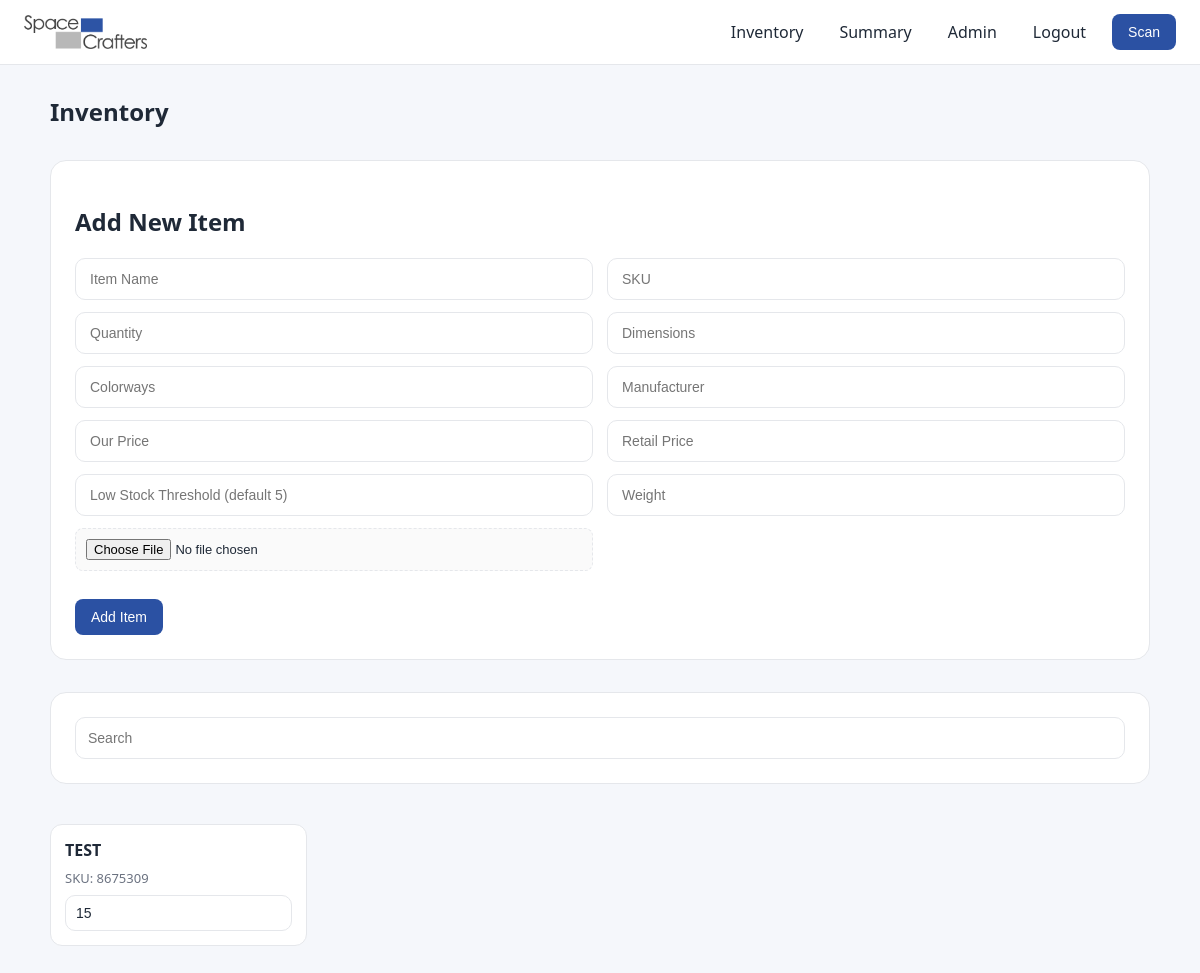
The page / (signed in) on the database its author committed.
### models.py (models this page shows, shortened)
class Item(db.Model):
    __tablename__ = "items"
    id = db.Column(db.Integer, primary_key=True)
    name = db.Column(db.String(200), nullable=False)
    sku = db.Column(db.String(100), unique=True, nullable=False)
    quantity = db.Column(db.Integer, default=0)
    weight = db.Column(db.String(50))
    dimensions = db.Column(db.String(200))
    colorways = db.Column(db.String(200))
    manufacturer = db.Column(db.String(200))
    cost_price = db.Column(db.Float, default=0)
    retail_price = db.Column(db.Float, default=0)
    low_stock_threshold = db.Column(db.Integer, default=5)
    order_link = db.Column(db.String(300))
    barcode_path = db.Column(db.String(300))
    image_path = db.Column(db.String(300))

### app.py (the view, shortened to what this page needs)
@app.route("/", methods=["GET", "POST"])
@login_required
def index():
    items = Item.query.all()
    return render_template("index.html", items=items)

### app.py (called while the page is built)
@login_manager.user_loader
def load_user(user_id):
    return db.session.get(User, int(user_id))

### models.py (called while the page is built)
    @property
    def is_active(self):
        return True

    @property
    def is_admin(self):
        return self.role == "admin"

### templates/index.html (shortened to what this page needs)
{% extends "base.html" %}
{% block content %}
<div class="page-header">
  <h2>Inventory</h2>
</div>
<div class="container">
  <div class="card">
    <h2>Add New Item</h2>
    <form method="POST" action="{{ url_for('index') }}" enctype="multipart/form-data">
      <div class="form-row">
        <input type="text" name="name" placeholder="Item Name" required>
        <input type="text" name="sku" placeholder="SKU">
      </div>
      <div class="form-row">
        <input type="number" name="quantity" placeholder="Quantity">
        <input type="text" name="dimensions" placeholder="Dimensions">
      </div>
      <div class="form-row">
        <input type="text" name="colorways" placeholder="Colorways">
        <input type="text" name="manufacturer" placeholder="Manufacturer">
      </div>
      <div class="form-row">
        <input type="number" step="0.01" name="cost_price" placeholder="Our Price">
        <input type="number" step="0.01" name="retail_price" placeholder="Retail Price">
      </div>
      <div class="form-row">
        <input type="number" name="low_stock_threshold" placeholder="Low Stock Threshold (default 5)">
        <input type="text" name="weight" placeholder="Weight">
      </div>
      <div class="form-row">
        <input type="file" name="image">
      </div>
      <button type="submit" class="primary-btn">Add Item</button>
    </form>
  </div>
  <div class="card">
    <input type="text" id="searchInput" placeholder="Search">
  </div>
<div class="item-grid">
  {% for item in items %}
  <div class="item-card" data-id="{{ item.id }}">
    <h3>{{ item.name }}</h3>
    <p>SKU: {{ item.sku }}</p>
    <input
      id="qty-{{ item.id }}"
      type="number"
      value="{{ item.quantity }}"
      onclick="event.stopPropagation()"
      onchange="updatePreviewQty({{ item.id }}, this.value)"
    >
  </div>
  {% endfor %}
</div>
{% endblock %}

### static/style.css (style rules this page uses)
:root { --primary: #2b51a3; --primary-hover: #2b51a3cc; --bg: #f5f7fb; --card: #ffffff; --border: #e5e7eb; --text: #1f2937; --muted: #6b7280; }
body { margin: 0; font-family: system-ui, -apple-system, sans-serif; background: var(--bg); color: var(--text); }
.page-header { display: flex; justify-content: space-between; align-items: center; margin-bottom: 20px; }
.container { width: 100%; margin-top: 10px; }
.card { background: var(--card); border: 1px solid var(--border); border-radius: 16px; padding: 24px; margin-bottom: 32px; }
.card > .primary-btn, .card form > .primary-btn { margin-top: 16px; }
.form-row { display: grid; grid-template-columns: 1fr 1fr; gap: 14px; margin-bottom: 12px; }
input, select { width: 100%; max-width: 100%; box-sizing: border-box; padding: 12px 14px; border-radius: 10px; border: 1px solid var(--border); font-size: 14px; background: var(--card); color: var(--text); }
input[type="file"] { padding: 10px; border-radius: 8px; border: 1px dashed var(--border); background: rgba(0,0,0,0.02); font-size: 13px; }
.primary-btn { background: var(--primary); color: white; border: none; padding: 10px 16px; border-radius: 8px; font-size: 14px; font-weight: 500; cursor: pointer; transition: all 0.2s ease; }
.primary-btn, .secondary-btn { text-decoration: none; display: inline-flex; align-items: center; justify-content: center; box-sizing: border-box; }
.item-grid { display: grid; grid-template-columns: repeat(auto-fill, minmax(220px, 1fr)); gap: 24px; }
.item-grid { display: grid; grid-template-columns: repeat(auto-fill, minmax(220px, 1fr)); gap: 24px; margin-top: 40px; }
.item-card { background: var(--card); border: 1px solid var(--border); border-radius: 12px; padding: 14px; display: flex; flex-direction: column; gap: 8px; }
.item-card input { padding: 8px 10px; font-size: 14px; height: 36px; }
.item-card h3 { font-size: 16px; margin: 0; font-weight: 600; }
.item-card p { font-size: 13px; margin: 0; color: var(--muted); }
#searchInput { width: 100%; padding: 12px; border-radius: 10px; }
.page-header { margin-bottom: 12px; }

### rows shown on the page
Item: name "TEST", sku "8675309", quantity "15"
